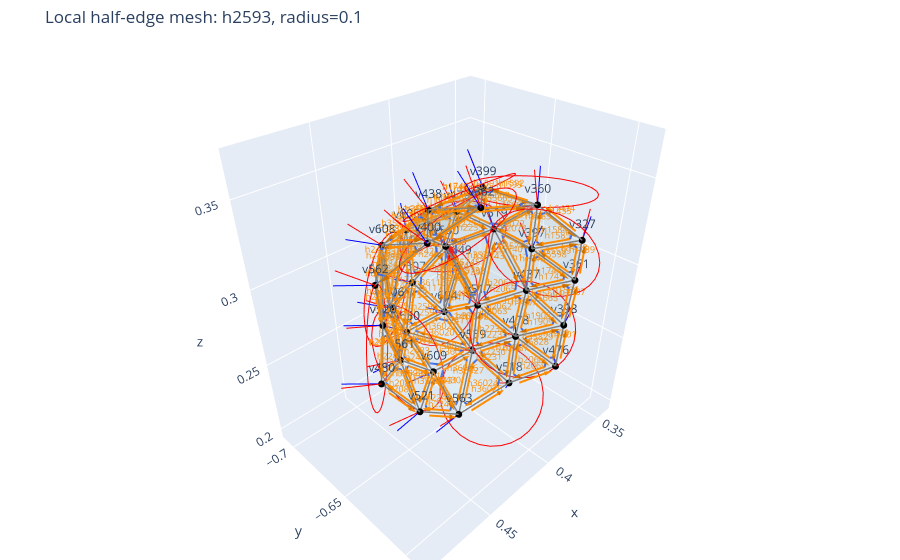

The notebook cell this image was saved under:
### Code cell
# info: negative y = up
visualize_halfedge_mesh(
    output_folder + "mesh_debug.json",
    focus_halfedge=1014,
    radius=0.1,
    show_next=True,
    show_opposites=False,
    draw_halfedges=False,
    show_splats=False
)
